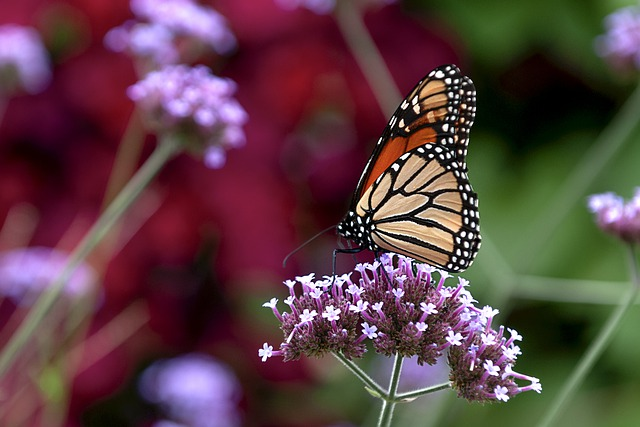
#> input picture data/monarch.jpg, 640 x 427 px
$ python RotationOperations.py
#> lines starting #> are read from the running program, lines starting #| are printed output that depends on the picture
import cv2

path = input("Enter path for Image:")
#> the answer given: ../../data/monarch.jpg

# Read image matrix from Image File
image = cv2.imread(path)
#> image is the input picture: shape (427, 640, 3); mean B, G, R 67.6, 64, 92.6

# check if image is read
if image is None:
    print('Image File data not loaded.\nExiting...')
    exit()

# Angle in degres
Angle = 45

# Image center
center = (image.shape[1]/2, image.shape[0]/2)
#> center = (320, 213.5)

# get Rotation Matrix
RMatrix = cv2.getRotationMatrix2D(
    center=center, angle=Angle, scale=1)

# Rotate with affine transform
Rotated_Image = cv2.warpAffine(src=image, M=RMatrix,
                               dsize=(image.shape[1], image.shape[0]))
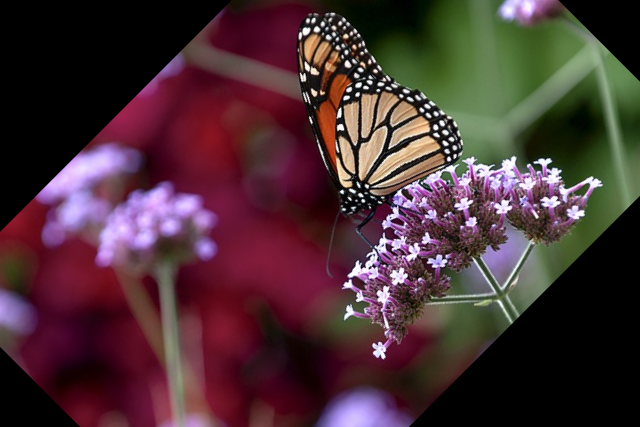
#> Rotated_Image: shape (427, 640, 3); mean B, G, R 53.2, 48.8, 74.4

# show the images in a GUI
cv2.imshow('original', image)
cv2.imshow('Rotated Image', Rotated_Image)

# after delay wait for any key from GUI
cv2.waitKey(0)

# destroy or free any remaining GUI functionality
cv2.destroyAllWindows()
